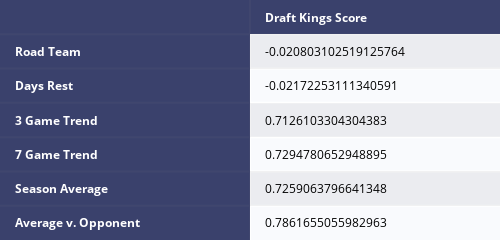

Notebook source saved alongside this figure:
### Code cell
corrs = pd.DataFrame(nba_stats.corr()['dk_score'][features].values,columns=['Draft Kings Score'],index=['Road Team','Days Rest',
                                                                                  '3 Game Trend','7 Game Trend',
                                                                                  'Season Average','Average v. Opponent'])

import plotly.figure_factory as ff
fig = ff.create_table(corrs,index=True)
fig.update_layout(autosize=False,width=500,height=200,)
fig.write_image("table_plotly.png", scale=2)
fig.show()

### Figure 1 — Plotly figure (JSON) as saved in the notebook; plotly's stock layout.template omitted (floating-point values rounded to 4 significant figures)
{"data": [{"colorscale": [[0, "#00083e"], [0.5, "#ededee"], [1, "#ffffff"]], "hoverinfo": "none", "opacity": 0.75, "showscale": false, "type": "heatmap", "z": [[0, 0], [0, 0.5], [0, 1], [0, 0.5], [0, 1], [0, 0.5], [0, 1]]}], "layout": {"annotations": [{"align": "left", "font": {"color": "#ffffff"}, "showarrow": false, "text": "<b></b>", "x": -0.45, "xanchor": "left", "xref": "x", "y": 0, "yref": "y"}, {"align": "left", "font": {"color": "#ffffff"}, "showarrow": false, "text": "<b>Draft Kings Score</b>", "x": 0.55, "xanchor": "left", "xref": "x", "y": 0, "yref": "y"}, {"align": "left", "font": {"color": "#ffffff"}, "showarrow": false, "text": "<b>Road Team</b>", "x": -0.45, "xanchor": "left", "xref": "x", "y": 1, "yref": "y"}, {"align": "left", "font": {"color": "#000000"}, "showarrow": false, "text": "-0.020803102519125764", "x": 0.55, "xanchor": "left", "xref": "x", "y": 1, "yref": "y"}, {"align": "left", "font": {"color": "#ffffff"}, "showarrow": false, "text": "<b>Days Rest</b>", "x": -0.45, "xanchor": "left", "xref": "x", "y": 2, "yref": "y"}, {"align": "left", "font": {"color": "#000000"}, "showarrow": false, "text": "-0.02172253111340591", "x": 0.55, "xanchor": "left", "xref": "x", "y": 2, "yref": "y"}, {"align": "left", "font": {"color": "#ffffff"}, "showarrow": false, "text": "<b>3 Game Trend</b>", "x": -0.45, "xanchor": "left", "xref": "x", "y": 3, "yref": "y"}, {"align": "left", "font": {"color": "#000000"}, "showarrow": false, "text": "0.7126103304304383", "x": 0.55, "xanchor": "left", "xref": "x", "y": 3, "yref": "y"}, {"align": "left", "font": {"color": "#ffffff"}, "showarrow": false, "text": "<b>7 Game Trend</b>", "x": -0.45, "xanchor": "left", "xref": "x", "y": 4, "yref": "y"}, {"align": "left", "font": {"color": "#000000"}, "showarrow": false, "text": "0.7294780652948895", "x": 0.55, "xanchor": "left", "xref": "x", "y": 4, "yref": "y"}, {"align": "left", "font": {"color": "#ffffff"}, "showarrow": false, "text": "<b>Season Average</b>", "x": -0.45, "xanchor": "left", "xref": "x", "y": 5, "yref": "y"}, {"align": "left", "font": {"color": "#000000"}, "showarrow": false, "text": "0.7259063796641348", "x": 0.55, "xanchor": "left", "xref": "x", "y": 5, "yref": "y"}, {"align": "left", "font": {"color": "#ffffff"}, "showarrow": false, "text": "<b>Average v. Opponent</b>", "x": -0.45, "xanchor": "left", "xref": "x", "y": 6, "yref": "y"}, {"align": "left", "font": {"color": "#000000"}, "showarrow": false, "text": "0.7861655055982963", "x": 0.55, "xanchor": "left", "xref": "x", "y": 6, "yref": "y"}], "autosize": false, "height": 200, "margin": {"b": 0, "l": 0, "r": 0, "t": 0}, "width": 500, "xaxis": {"dtick": 1, "gridwidth": 2, "showticklabels": false, "tick0": -0.5, "ticks": "", "zeroline": false}, "yaxis": {"autorange": "reversed", "dtick": 1, "gridwidth": 2, "showticklabels": false, "tick0": 0.5, "ticks": "", "zeroline": false}}}
